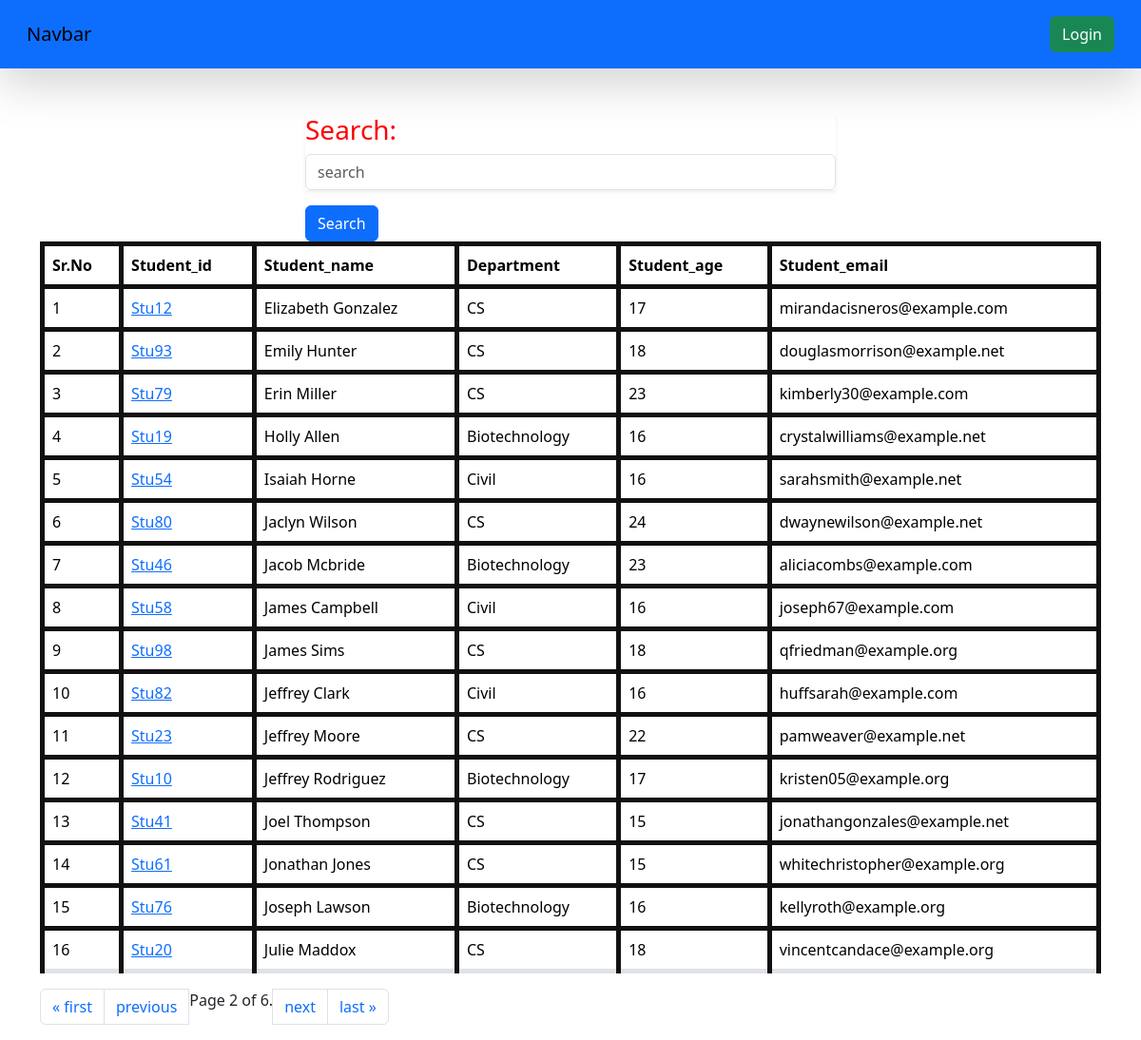
The app's page /student/?page=2 with its own data.
### vegetable/models.py (models this page shows, shortened)
class Student(models.Model):
    department=models.ForeignKey(Department,related_name="depart",on_delete=models.CASCADE)
    student_id=models.OneToOneField(StudentID,related_name="studentid",on_delete=models.SET_NULL,null=True,unique=True)
    name=models.CharField(max_length=100)
    email=models.EmailField(unique=True)
    age=models.IntegerField(default=18)
    address=models.TextField(blank=True,null=True)
    is_deleted=models.BooleanField(default=False)
    objects=StudentsManager()
    admin_objects=models.Manager()
    class Meta:
        ordering=['name']
        verbose_name="student"

class StudentID(models.Model):
    student_id=models.CharField(max_length=100)
    def __str__(self) -> str:
        return self.student_id

class Department(models.Model):
    department=models.CharField(max_length=100)
    def __str__(self) -> str:
        return self.department
    class Meta:
        ordering=['department']

### vegetable/views.py (the view, shortened to what this page needs)
# urls.py: path("student/",get_students,name="student"),
def get_students(request):
    queryset=Student.objects.all()
    ranks=Student.objects.annotate(marks=Sum('studentmarks__marks')).order_by('-marks','-age')
    paginator=Paginator(queryset,16)
    page_num=request.GET.get('page',1)
    page_obj=paginator.get_page(page_num)
    return render(request,'vegetable/report/student.html',{'queryset':page_obj})

### vegetable/models.py (called while the page is built)
    def get_queryset(self):
        return super().get_queryset().filter(is_deleted=False)

### vegetable/templates/vegetable/report/student.html (shortened to what this page needs)
{% extends 'home/base.html' %}
{%block start%}
<div class="container mt-5">
    <form>
    <div class="mx-auto col-6">
        <div class="mb-3 shadow-sm">
            <label style="color:Red"><h3>Search: </h3></label>
            <input class="form-control" placeholder="search" name="search">
        </div>
        <button type="submit" class="btn btn-primary">Search</button>
    </div>
    </form>
<table class='table table-stripped'>
    <thead>
        <tr>
            <th scope="col">Sr.No</th>
            <th scope="col">Student_id</th>
            <th scope="col">Student_name</th>
            <th scope="col">Department</th>
            <th scope="col">Student_age</th>
            <th scope="col">Student_email</th>
        </tr>
    </thead>
    <tbody>
            {% for i in queryset%}
        <tr>
            <td>{{forloop.counter}}</td>
            <td>
                <a href="{% url 'see_marks' i.student_id %}">
                    {{i.student_id}}</td>
            <td>{{i.name}}</td>
            <td>{{i.department}}</td>
            <td>{{i.age}}</td>
            <td>{{i.email}}</td>
        </tr>
        {%endfor%}
        </tbody>
    </table>
<nav aria-label="Page navigation example">
   <ul class="pagination">
        {% if queryset.has_previous %}
            <li class="page-item"><a class="page-link" href="?page=1">&laquo; first</a></li>
            <li class="page-item"><a class="page-link" href="?page={{ queryset.previous_page_number }}">previous</a></li>
        {% endif %}
        <span class="current">
            Page {{ queryset.number }} of {{ queryset.paginator.num_pages }}.
        </span>
        {% if queryset.has_next %}
            <li class="page-item"><a class="page-link" href="?page={{ queryset.next_page_number }}">next</a></li>
            <li class="page-item"><a class="page-link" href="?page={{ queryset.paginator.num_pages }}">last &raquo;</a></li>
        {% endif %}
    </ul>
</nav>
</div>
{%endblock%}

### home/templates/home/base.html (style rules this page uses)
table,th,td { border:5px solid rgba(18, 16, 16, 1); }

### records on screen
Student: student_id "Stu12", name "Elizabeth Gonzalez", department "CS", age "17", email "mirandacisneros@example.com"
Student: student_id "Stu93", name "Emily Hunter", department "CS", age "18", email "douglasmorrison@example.net"
Student: student_id "Stu79", name "Erin Miller", department "CS", age "23", email "kimberly30@example.com"
Student: student_id "Stu19", name "Holly Allen", department "Biotechnology", age "16", email "crystalwilliams@example.net"
Student: student_id "Stu54", name "Isaiah Horne", department "Civil", age "16", email "sarahsmith@example.net"
Student: student_id "Stu80", name "Jaclyn Wilson", department "CS", age "24", email "dwaynewilson@example.net"
Student: student_id "Stu46", name "Jacob Mcbride", department "Biotechnology", age "23", email "aliciacombs@example.com"
Student: student_id "Stu58", name "James Campbell", department "Civil", age "16", email "joseph67@example.com"
Student: student_id "Stu98", name "James Sims", department "CS", age "18", email "qfriedman@example.org"
Student: student_id "Stu82", name "Jeffrey Clark", department "Civil", age "16", email "huffsarah@example.com"
Student: student_id "Stu23", name "Jeffrey Moore", department "CS", age "22", email "pamweaver@example.net"
Student: student_id "Stu10", name "Jeffrey Rodriguez", department "Biotechnology", age "17", email "kristen05@example.org"
Student: student_id "Stu41", name "Joel Thompson", department "CS", age "15", email "jonathangonzales@example.net"
Student: student_id "Stu61", name "Jonathan Jones", department "CS", age "15", email "whitechristopher@example.org"
Student: student_id "Stu76", name "Joseph Lawson", department "Biotechnology", age "16", email "kellyroth@example.org"
Student: student_id "Stu20", name "Julie Maddox", department "CS", age "18", email "vincentcandace@example.org"

### other values on screen
{{ queryset.number }} "2"
{{ queryset.paginator.num_pages }} "6"
